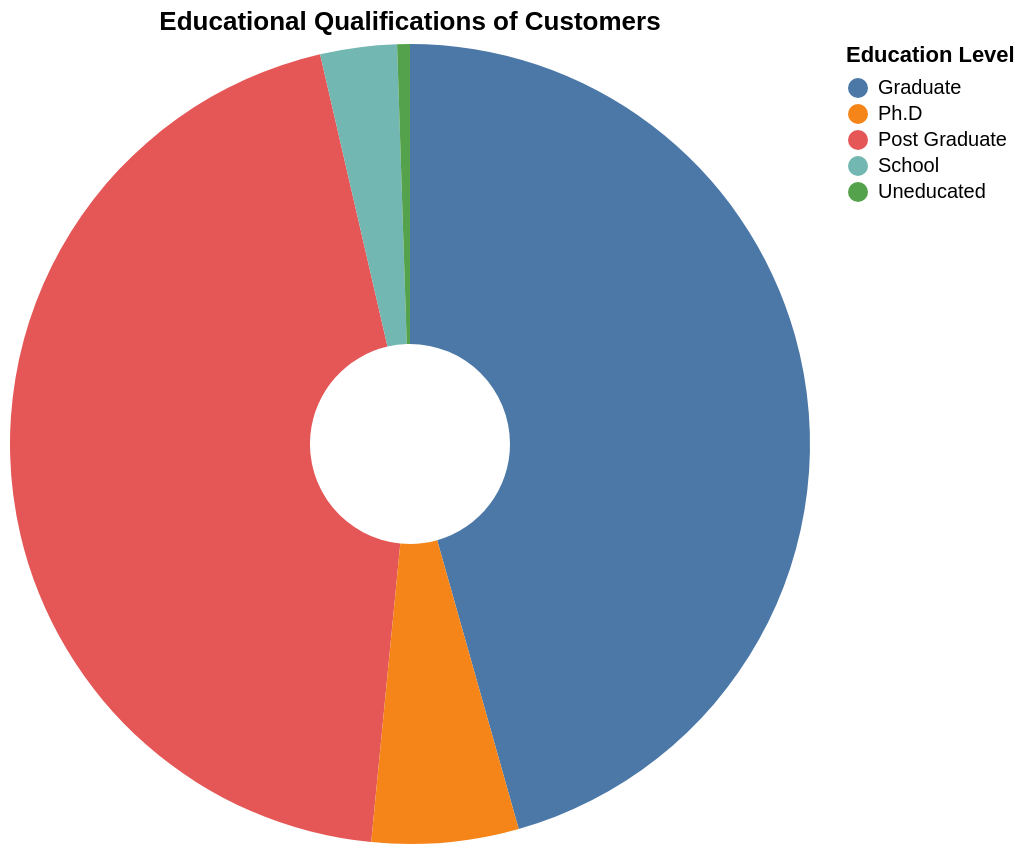

Write notebook code for a chart like this one.
### Markdown cell above
## 4. Pie Chart: Educational Qualifications of Customers
Visualize the proportion of customers in each education level category.

### Code cell
edu_counts = df['Educational Qualifications'].value_counts().reset_index()
edu_counts.columns = ['Education', 'Count']

alt.Chart(edu_counts).mark_arc(innerRadius=50).encode(
    alt.Theta('Count:Q'),
    alt.Color('Education:N', title='Education Level'),
    tooltip=['Education:N', 'Count:Q']
).properties(
    title='Educational Qualifications of Customers',
    width=400, height=400
)

### Figure 1 — Vega-Lite specification as saved in the notebook (floating-point values rounded to 4 significant figures)
{"config": {"view": {"continuousWidth": 300, "continuousHeight": 300}}, "data": {"name": "data-61b331e1e5596dd87b68f335c7c085bc"}, "mark": {"type": "arc", "innerRadius": 50}, "encoding": {"color": {"field": "Education", "title": "Education Level", "type": "nominal"}, "theta": {"field": "Count", "type": "quantitative"}, "tooltip": [{"field": "Education", "type": "nominal"}, {"field": "Count", "type": "quantitative"}]}, "height": 400, "title": "Educational Qualifications of Customers", "width": 400, "$schema": "https://vega.github.io/schema/vega-lite/v6.1.0.json", "datasets": {"data-61b331e1e5596dd87b68f335c7c085bc": [{"Education": "Graduate", "Count": 177}, {"Education": "Post Graduate", "Count": 174}, {"Education": "Ph.D", "Count": 23}, {"Education": "School", "Count": 12}, {"Education": "Uneducated", "Count": 2}]}}
